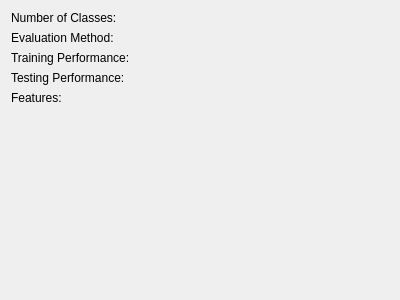
<?xml version="1.0" encoding="UTF-8"?>
<ui version="4.0">
 <class>Form</class>
 <widget class="QWidget" name="Form">
  <property name="geometry">
   <rect>
    <x>0</x>
    <y>0</y>
    <width>400</width>
    <height>300</height>
   </rect>
  </property>
  <property name="windowTitle">
   <string>Form</string>
  </property>
  <layout class="QFormLayout" name="formLayout">
   <item row="0" column="0">
    <widget class="QLabel" name="label">
     <property name="text">
      <string>Number of Classes:</string>
     </property>
    </widget>
   </item>
   <item row="2" column="0">
    <widget class="QLabel" name="label_2">
     <property name="text">
      <string>Evaluation Method:</string>
     </property>
    </widget>
   </item>
   <item row="3" column="0">
    <widget class="QLabel" name="label_3">
     <property name="text">
      <string>Training Performance:</string>
     </property>
    </widget>
   </item>
   <item row="4" column="0">
    <widget class="QLabel" name="label_4">
     <property name="text">
      <string>Testing Performance:</string>
     </property>
    </widget>
   </item>
   <item row="5" column="0">
    <widget class="QLabel" name="label_5">
     <property name="text">
      <string>Features:</string>
     </property>
    </widget>
   </item>
  </layout>
 </widget>
 <resources/>
 <connections/>
</ui>
